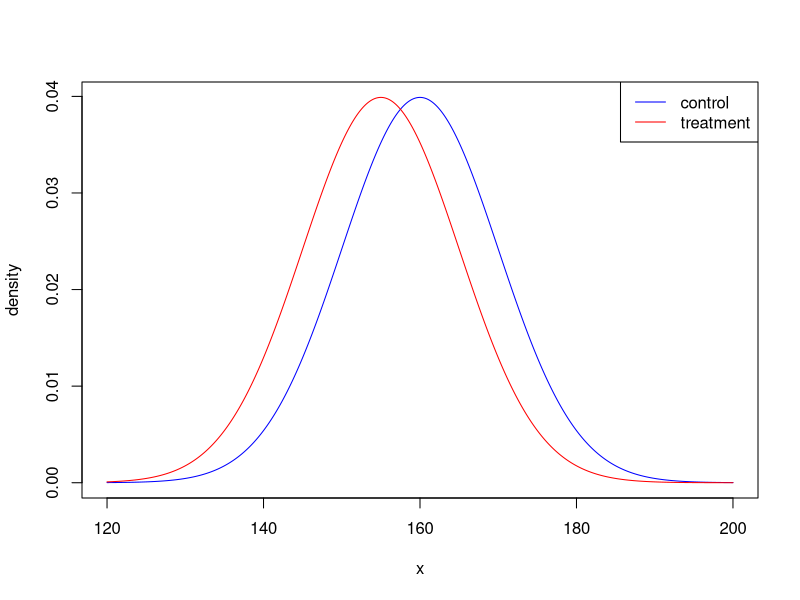
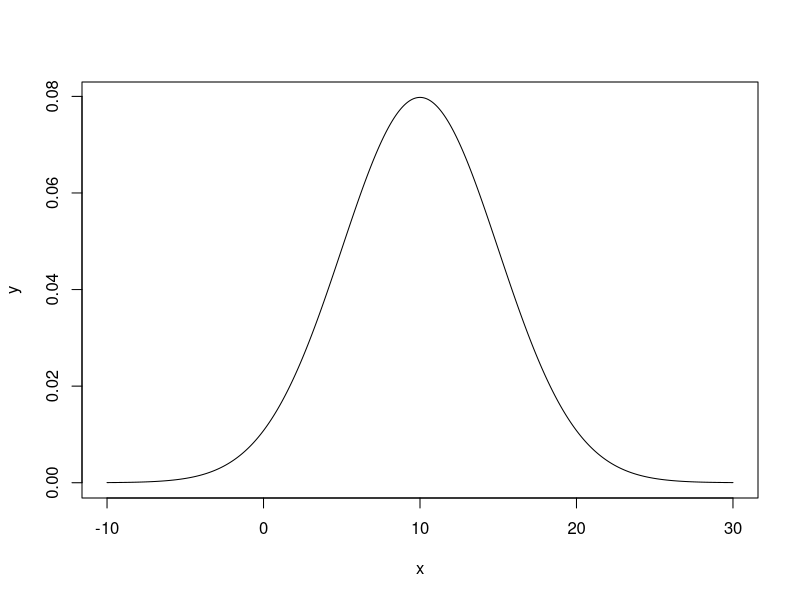
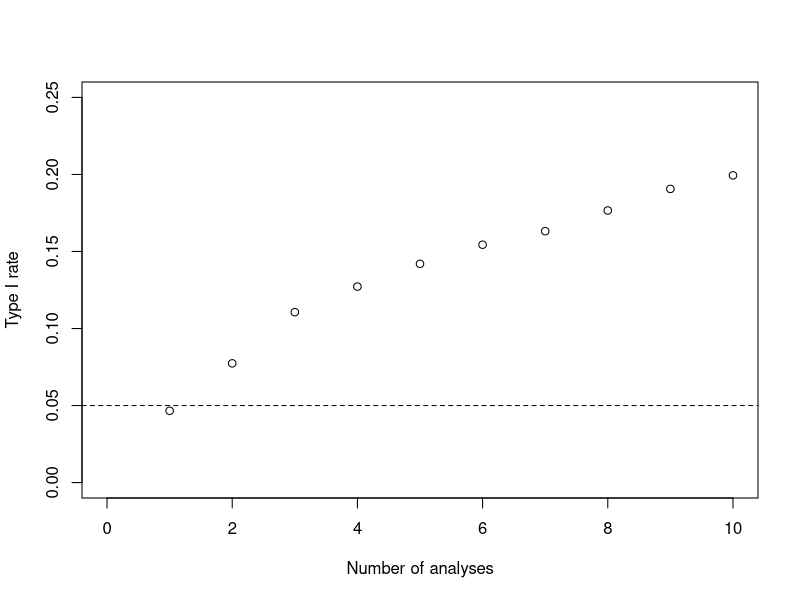
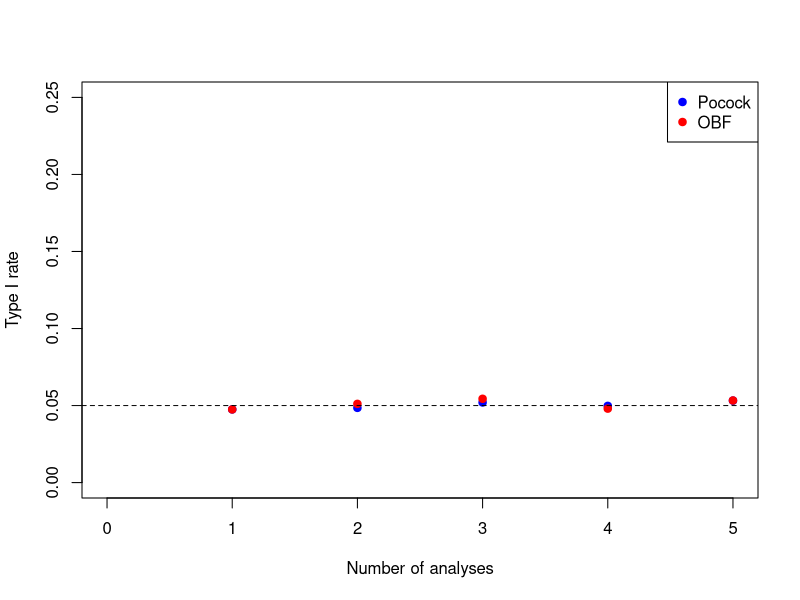
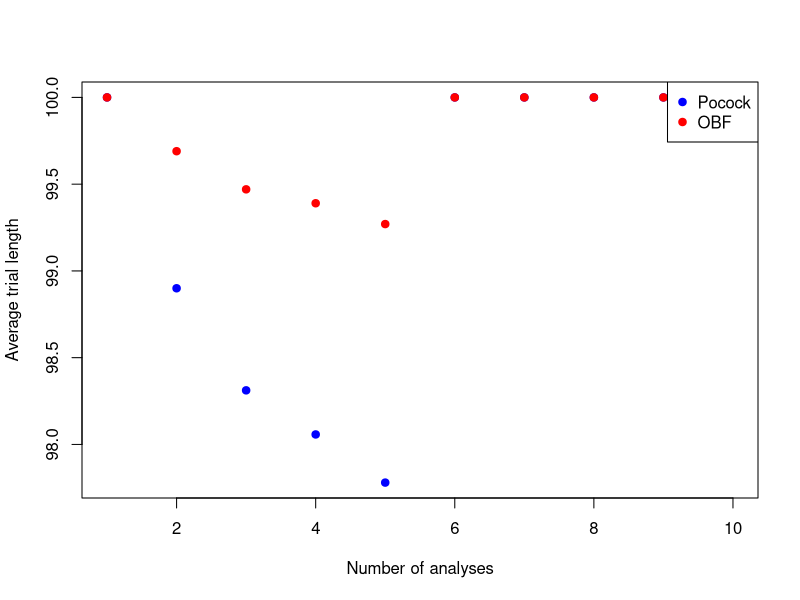

Here is the R script that generated these plots, in order:
## ---- chunk 1
knitr::opts_chunk$set(echo = TRUE)
## ---- chunk 2
x <- seq(120, 200, by=0.01)
control <- dnorm(x, 160, sd = 10)
plot(x,control, type="l", ylab="density", col="blue")
treatment <- dnorm(x, 155, sd =10)
lines(x, treatment, col="red")
legend("topright", legend=c("control", "treatment"), col=c("blue", "red"), lty=1)

## ---- chunk 3
# sigma1 <- 10
# sigma2 <- 10
# alpha <- 0.05
# delta <- 5
# PowerFunc <- function(beta){
#   n1 <- ((sigma1^2+sigma2^2)*(qnorm(1-alpha/2)+qnorm(1-beta))^2)/(delta^2)
# n1 <- ceiling(n1)
# }
# betavec <- seq(0, 0.8, by=0.01)
# power <- rep(NA, length = length(betavec))
# for (i in 1:length(betavec)){
#   power[i] <- PowerFunc(betavec[i])
# }
# plot(power, 1-betavec, ylim=c(0,1), type="l", xlab="Sample size (n1)", ylab="Power", col="blue")
# abline(h = 0.9, lty=2)
## ---- chunk 4
x <- seq(-10, 30, by=0.01)
y <- dnorm(x, 10, sd = 5)
plot(x, y, type="l")
## ---- chunk 5
testvec <- rep(NA, 10000)
for (i in 1:10000){
  controldata <- rnorm(100, 10, sd =5)
treatmentdata <- rnorm(100, 10, sd =5)
test <- t.test(controldata, treatmentdata)
testvec[i] <- test$p.value<0.05
}
mean(testvec)
## ---- chunk 6

IAFunc <- function(numberofanalyses){
  testvec <- rep(NA, 5000)
for (i in 1:5000){
  rejected <- F
  controldata <- rnorm(100, 10, sd =5)
  treatmentdata <- rnorm(100, 10, sd =5)
  for (j in 1:numberofanalyses){
      cdata <- controldata[1:(j*(100/numberofanalyses))]
      tdata <- treatmentdata[1:(j*(100/numberofanalyses))]
      test <- t.test(cdata, tdata)
      if (test$p.value<0.05){
        rejected <- T
        break
    }
  }
testvec[i] <- rejected
}
  return(mean(testvec))
}


analyses <- 1:10
iavec <- rep(NA, 10)
for (i in 1:10){
  iavec[i] <- IAFunc(analyses[i])
}

plot(iavec, ylim=c(0, 0.25), xlab="Number of analyses", ylab="Type I rate", xlim=c(0, 10))
abline(h = 0.05, lty=2)

## ---- chunk 7

Pocock2 <- rep(0.0294, 2)
Pocock3 <- rep(0.0221, 3)
Pocock4 <- rep(0.0182, 4)
Pocock5 <- rep(0.0158, 5)
OBF2 <- c(0.0054, 0.0492)
OBF3 <- c(0.0006, 0.0151, 0.0471)
OBF4 <- c(0.00005, 0.0039, 0.0184, 0.0412)
OBF5 <- c(0.000005, 0.0013, 0.0085, 0.0228, 0.0417)


IAFunc <- function(numberofanalyses){
  PocockVec <- rep(NA, 10000)
  OBFVec <- rep(NA, 10000)
  PocockLength <- rep(100, 10000)
  OBFLength <- rep(100, 10000)
  for (i in 1:10000){
  rejectedPocock <- F
  rejectedOBF <- F
  controldata <- rnorm(100, 10, sd = 5)
  treatmentdata <- rnorm(100, 10, sd = 5)
  if (numberofanalyses==1){
      test <- t.test(controldata, treatmentdata)
      if (test$p.value<0.05){
        rejectedPocock <- T
        rejectedOBF <- T
      }
  } else if (numberofanalyses==2){
    for (j in 1:2){
      if (rejectedPocock&&rejectedOBF){
        break
      } else {
       cdata <- controldata[1:(j*(100/2))]
      tdata <- treatmentdata[1:(j*(100/2))]
      test <- t.test(cdata, tdata)
      if (test$p.value<Pocock2[j]){
        PocockLength[i] <- length(cdata)
        rejectedPocock <- T
      }
      if (test$p.value<OBF2[j]){
        OBFLength[i] <- length(cdata)
        rejectedOBF <- T
      } 
      }
    }
  } else if (numberofanalyses==3){
    for (j in 1:3){
      if (rejectedPocock&&rejectedOBF){
        break
      } else {
      cdata <- controldata[1:(j*(100/3))]
      tdata <- treatmentdata[1:(j*(100/3))]
      test <- t.test(cdata, tdata)
      if (test$p.value<Pocock3[j]){
        PocockLength[i] <- length(cdata)
        rejectedPocock <- T
      }
      if (test$p.value<OBF3[j]){
        OBFLength[i] <- length(cdata)
        rejectedOBF <- T
      }
      }
    }
  } else if (numberofanalyses==4){
    for (j in 1:4){
      if (rejectedPocock&&rejectedOBF){
        break 
      } else {
      cdata <- controldata[1:(j*(100/4))]
      tdata <- treatmentdata[1:(j*(100/4))]
      test <- t.test(cdata, tdata)
      if (test$p.value<Pocock4[j]){
        PocockLength[i] <- length(cdata)
        rejectedPocock <- T
      }
      if (test$p.value<OBF4[j]){
        OBFLength[i] <- length(cdata)
        rejectedOBF <- T
      }
      }
    }
  } else if (numberofanalyses==5){
    for (j in 1:5){
      if (rejectedPocock&&rejectedOBF){
        break
      } else {
      cdata <- controldata[1:(j*(100/5))]
      tdata <- treatmentdata[1:(j*(100/5))]
      test <- t.test(cdata, tdata)
      if (test$p.value<Pocock5[j]){
        PocockLength[i] <- length(cdata)
        rejectedPocock <- T
      }
      if (test$p.value<OBF5[j]){
        OBFLength[i] <- length(cdata)
        rejectedOBF <- T
      }
      }
    }
  }
  PocockVec[i] <- rejectedPocock
  OBFVec[i] <- rejectedOBF
  }
  return(list(Pocock = mean(PocockVec), OBF = mean(OBFVec), PocockLengthOut = mean(PocockLength), OBFLengthOut = mean(OBFLength)))
}

analyses <<- 1:5
PocockSpendingVec <<- rep(NA, length(analyses))
OBFSpendingVec <<- rep(NA, length(analyses))
PocockLengthVec <<- rep(NA, length(analyses))
OBFLengthVec <<- rep(NA, length(analyses))
for (i in 1:length(analyses)){
  output <- IAFunc(analyses[i])
  PocockSpendingVec[i] <- output$Pocock
  OBFSpendingVec[i] <- output$OBF
  PocockLengthVec[i] <- output$PocockLengthOut
  OBFLengthVec[i] <- output$OBFLengthOut
}


plot(analyses, PocockSpendingVec, ylim=c(0, 0.25), xlab="Number of analyses", ylab="Type I rate", xlim=c(0, 5), col = "blue", pch = 19)
points(analyses, OBFSpendingVec, col="red", pch=19)
legend("topright", legend=c("Pocock", "OBF"), col=c("blue", "red"), pch = 19)
abline(h = 0.05, lty=2)

## ---- chunk 8

plot(analyses, PocockLengthVec, xlab="Number of analyses", ylab="Average trial length", col="blue", pch=19)
points(analyses, OBFLengthVec, col="red", pch=19)
legend("topright", legend=c("Pocock", "OBF"), col=c("blue", "red"), pch = 19)

